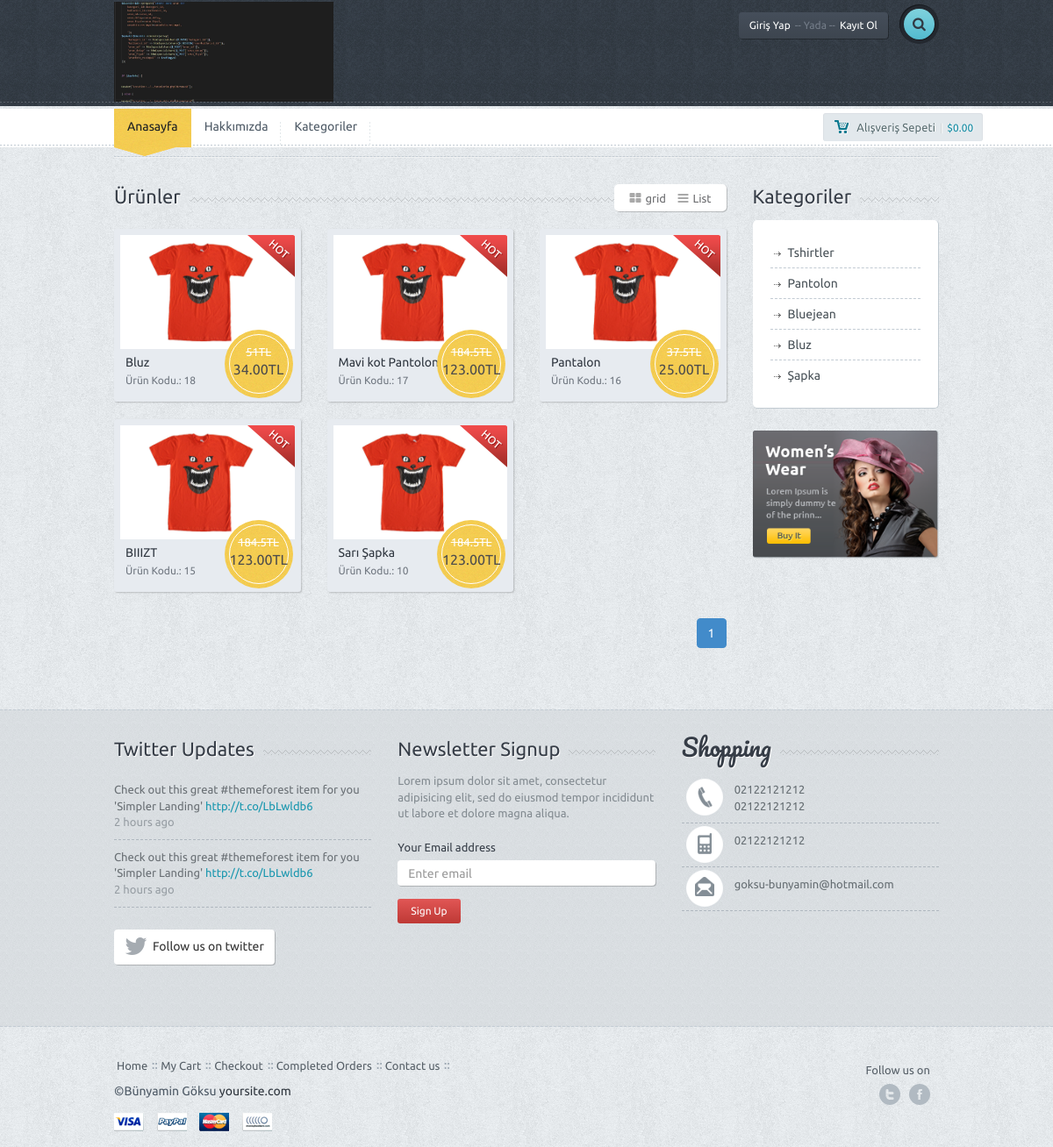
Page /kategoriler on the committed database.
### tables this page shows
CREATE TABLE `ayar` (
  `ayar_id` int(11) NOT NULL,
  `ayar_logo` varchar(250) NOT NULL,
  `ayar_title` varchar(250) NOT NULL,
  `ayar_description` varchar(250) NOT NULL,
  `ayar_keywords` varchar(50) NOT NULL,
  `ayar_author` varchar(50) NOT NULL,
  `ayar_tel` varchar(50) NOT NULL,
  `ayar_gsm` varchar(50) NOT NULL,
  `ayar_faks` varchar(50) NOT NULL,
  `ayar_mail` varchar(50) NOT NULL,
  `ayar_ilce` varchar(50) NOT NULL,
  `ayar_il` varchar(50) NOT NULL,
  `ayar_adres` varchar(250) NOT NULL,
  `ayar_mesai` varchar(250) NOT NULL,
  `ayar_maps` varchar(250) NOT NULL,
  `ayar_analystic` varchar(50) NOT NULL,
  `ayar_zopim` varchar(50) NOT NULL,
  `ayar_facebook` varchar(50) NOT NULL,
  `ayar_twitter` varchar(50) NOT NULL,
  `ayar_google` varchar(50) NOT NULL,
  `ayar_youtube` varchar(50) NOT NULL,
  `ayar_smtphost` varchar(50) NOT NULL,
  `ayar_smtpuser` varchar(50) NOT NULL,
  `ayar_smtppassword` varchar(50) NOT NULL,
  `ayar_smtpport` varchar(50) NOT NULL,
  `ayar_bakim` enum('0','1') NOT NULL DEFAULT '1'
);

CREATE TABLE `menu` (
  `menu_id` int(11) NOT NULL,
  `menu_ust` varchar(50) NOT NULL,
  `menu_ad` varchar(100) NOT NULL,
  `menu_detay` text NOT NULL,
  `menu_url` varchar(250) NOT NULL,
  `menu_sira` int(2) NOT NULL,
  `menu_durum` enum('0','1') NOT NULL,
  `menu_seourl` varchar(250) NOT NULL
);

CREATE TABLE `urun` (
  `urun_id` int(11) NOT NULL,
  `kategori_id` int(11) NOT NULL,
  `urun_zaman` timestamp NOT NULL DEFAULT CURRENT_TIMESTAMP,
  `urun_ad` varchar(250) NOT NULL,
  `urun_seourl` varchar(250) NOT NULL,
  `urun_detay` text NOT NULL,
  `urun_fiyat` float(9,2) NOT NULL,
  `urun_video` varchar(50) NOT NULL,
  `urun_keyword` varchar(250) NOT NULL,
  `urun_stok` int(11) NOT NULL,
  `urun_durum` enum('0','1') NOT NULL,
  `urun_onecikar` enum('0','1') NOT NULL DEFAULT '0'
);

CREATE TABLE `kategori` (
  `kategori_id` int(11) NOT NULL,
  `kategori_ad` varchar(100) NOT NULL,
  `kategori_ust` int(2) NOT NULL,
  `kategori_seourl` varchar(250) NOT NULL,
  `kategori_sira` int(2) NOT NULL,
  `kategori_durum` enum('0','1') NOT NULL DEFAULT '1'
);

### nedmin/production/fonksiyon.php (called while the page is built, shortened)
<?php
function seo($str, $options = array())
{
    $str = mb_convert_encoding((string)$str, 'UTF-8', mb_list_encodings());
    $defaults = array(
        'delimiter' => '-',
        'limit' => null,
        'lowercase' => true,
        'replacements' => array(),
        'transliterate' => true
    );
    $options = array_merge($defaults, $options);
    $str = preg_replace(array_keys($options['replacements']), $options['replacements'], $str);
    if ($options['transliterate']) {
        $str = str_replace(array_keys($char_map), $char_map, $str);
    }
    $str = preg_replace('/[^\p{L}\p{Nd}]+/u', $options['delimiter'], $str);
    $str = preg_replace('/(' . preg_quote($options['delimiter'], '/') . '){2,}/', '$1', $str);
    $str = mb_substr($str, 0, ($options['limit'] ? $options['limit'] : mb_strlen($str, 'UTF-8')), 'UTF-8');
    $str = trim($str, $options['delimiter']);
    return $options['lowercase'] ? mb_strtolower($str, 'UTF-8') : $str;
}
?>

### kategoriler.php (the view, shortened to what this page needs)
<?php include 'header.php'; ?>
<div class="container">
    <div class="lines"></div>
</div>
<div class="container">
    <div class="row">
        <div class="col-md-9">
            <div class="title-bg">
                <div class="title">Ürünler</div>
                <div class="title-nav">
                    <a href="javascript:void(0)"><i class="fa fa-th-large"></i>grid</a>
                    <a href="avascript:void(0)"><i class="fa fa-bars"></i>List</a>
                </div>
            </div>
            <div class="row prdct">
                <?php
                $sayfada =6;
                $sorgu = $db->prepare("select * from kategori");
                $sorgu->execute();
                $toplam_icerik = $sorgu->rowCount();
                $toplam_sayfa = ceil($toplam_icerik / $sayfada);
                $sayfa = isset($_GET['sayfa']) ? (int) $_GET['sayfa'] : 1;
                $limit = ($sayfa - 1) * $sayfada;
                if (isset($_GET['sef'])) {
                    $kategorisor = $db->prepare("SELECT * FROM kategori where kategori_seourl=:seourl");
                    $kategorisor->execute(array(
                        'seourl' => $_GET['sef']
                    ));
                    $kategoricek = $kategorisor->fetch(PDO::FETCH_ASSOC);
                    $kategori_id = $kategoricek['kategori_id'];
                    $urunsor = $db->prepare("SELECT * FROM urun where kategori_id=:kategori_id order by urun_id DESC limit $limit,$sayfada");
                    $urunsor->execute(array(
                        'kategori_id' => $kategori_id
                    ));
                    $say = $urunsor->rowCount();
                } else {
                    $urunsor = $db->prepare("SELECT * FROM urun order by urun_id DESC limit $limit,$sayfada");
                    $urunsor->execute();
                }
                while ($uruncek = $urunsor->fetch(PDO::FETCH_ASSOC)) {
                ?>
                    <div class="col-md-4">
                        <div class="productwrap">
                            <div class="pr-img">
                                <div class="hot"></div>
                                <a href="urun-<?= seo($uruncek["urun_ad"]) . '-' . $uruncek["urun_id"] ?>"><img src="images\sample-3.jpg" alt="" class="img-responsive"></a>
                                <div class="pricetag on-sale">
                                    <div class="inner on-sale"><span class="onsale"><span class="oldprice"><?php echo $uruncek['urun_fiyat'] * 1.50 ?>TL</span><?php echo $uruncek['urun_fiyat'] ?>TL</span></div>
                                </div>
                            </div>
                            <span class="smalltitle"><a href="product.htm"><?php echo $uruncek['urun_ad'] ?></a></span>
                            <span class="smalldesc">Ürün Kodu.: <?php echo $uruncek['urun_id'] ?></span>
                        </div>
                    </div>
                <?php } ?>
                <div align="right" class="col-md-12">
                    <ul class="pagination">
                        <?php
                        $s = 0;
                        while ($s < $toplam_sayfa) {
                            $s++; ?>
                            <?php
                            if ($s == $sayfa) { ?>
                                <li class="active">
                                    <a href="kategoriler?sayfa=<?php echo $s; ?>"><?php echo $s; ?></a>
                                </li>
                            <?php } else { ?>
                                <li>
                                    <a href="kategoriler?sayfa=<?php echo $s; ?>"><?php echo $s; ?></a>
                                </li>
                        <?php   }
                        }
                        ?>
                    </ul>
                </div>
            </div>
        </div>
        <?php include 'sidebar.php' ?>
    </div>
    <div class="spacer"></div>
</div>
<?php include 'footer.php' ?>

### header.php (shortened to what this page needs)
<?php
include 'nedmin/netting/baglan.php';
include 'nedmin/production/fonksiyon.php';
$ayarsor = $db->prepare("SELECT * FROM ayar where ayar_id=:id");
$ayarsor->execute(array(
	'id' => 0
));
$ayarcek = $ayarsor->fetch(PDO::FETCH_ASSOC);
$kullanicisor = $db->prepare("SELECT * FROM kullanici where kullanici_mail=:mail");
$kullanicisor->execute(array(
	'mail' => $_SESSION['userkullanici_mail']
));
$kullanicicek = $kullanicisor->fetch(PDO::FETCH_ASSOC);
?>
<!DOCTYPE html>
<html lang="en">
<head>
	<link href='font-awesome\css\font-awesome.css' rel="stylesheet" type="text/css">
	<link href="bootstrap\css\bootstrap.min.css" rel="stylesheet">
	<link rel="stylesheet" href="style.css">
	<link rel="stylesheet" href="css\owl.carousel.css">
	<link rel="stylesheet" href="css\owl.transitions.css">
	<link rel="stylesheet" type="text/css" href="js\product\jquery.fancybox.css?v=2.1.5" media="screen">
</head>
<body>
	<div id="wrapper">
		<div class="header">
			<div class="container">
				<div class="row">
					<div class="col-xs-6 col-md-4 main-logo">
						<a href="index.php"><img width="250" src="<?php echo $ayarcek['ayar_logo'] ?>" alt="logo" class="logo img-responsive"></a>
					</div>
					<div class="col-md-8">
						<div class="pushright">
							<div class="top">
								<?php
								if (!isset($_SESSION['userkullanici_mail'])) { ?>
									<a href="#" id="reg" class="btn btn-default btn-dark">Giriş Yap<span>-- Yada --</span>Kayıt Ol</a>
								<?php } else { ?>
									<a href="#" class="btn btn-default btn-dark">Hoşgeldin<span>----</span><?php echo $kullanicicek['kullanici_adsoyad'] ?></a>
								<?php   } ?>
								<div class="srch-wrap">
									<a href="#" id="srch" class="btn btn-default btn-search"><i class="fa fa-search"></i></a>
								</div>
							</div>
						</div>
					</div>
				</div>
			</div>
			<div class="dashed"></div>
		</div>
		<div class="main-nav">
			<div class="navbar navbar-default navbar-static-top">
				<div class="container">
					<div class="row">
						<div class="col-md-10">
							<div class="navbar-collapse collapse">
								<ul class="nav navbar-nav">
									<li><a href="index.php" class="active">Anasayfa</a>
										<div class="curve"></div>
									</li>
									<?php
									$menusor = $db->prepare("SELECT * FROM menu where menu_durum=:durum order by menu_sira ASC limit 5");
									$menusor->execute(array(
										'durum' => 1
									));
									while ($menucek = $menusor->fetch(PDO::FETCH_ASSOC)) { ?>
										<li><a href="
									<?php
										if (!empty($menucek['menu_url'])) {
											echo $menucek['menu_url'];
										} else {
											echo "sayfa-" . seo($menucek['menu_ad']);
										}
									?>
									"><?php echo $menucek['menu_ad'] ?></a></li>
									<?php } ?>
								</ul>
							</div>
						</div>
						<div class="col-md-2 machart">
							<button id="popcart" class="btn btn-default btn-chart btn-sm "><span class="mychart">Alışveriş Sepeti</span>|<span class="allprice">$0.00</span></button>
						</div>
					</div>
				</div>
			</div>
		</div>

### sidebar.php
<div class="col-md-3">
	<div class="title-bg">
		<div class="title">Kategoriler</div>
	</div>
	<div class="categorybox">
		<ul>
			<?php
			$kategorisor = $db->prepare("SELECT * FROM kategori order by kategori_sira ASC");
			$kategorisor->execute();
			while ($kategoricek = $kategorisor->fetch(PDO::FETCH_ASSOC)) { ?>
				<li><a href="kategori-<?= seo($kategoricek["kategori_ad"]) ?>"><?php echo $kategoricek['kategori_ad'] ?></a></li>
			<?php } ?>
		</ul>
	</div>
	<div class="ads">
		<a href="product.htm"><img src="images\ads.png" class="img-responsive" alt=""></a>
	</div>
</div>

### footer.php (shortened to what this page needs)
<div class="f-widget">
		<div class="container">
			<div class="row">
				<div class="col-md-4">
					<div class="title-widget-bg">
						<div class="title-widget">Twitter Updates</div>
					</div>
					<ul class="tweets">
						<li>Check out this great #themeforest item for you
						'Simpler Landing' <a href="#">http://t.co/LbLwldb6 </a>
						<span>2 hours ago</span></li>
						<li class="lastone">Check out this great #themeforest item for you
						'Simpler Landing' <a href="#">http://t.co/LbLwldb6 </a>
						<span>2 hours ago</span></li>
					</ul>
					<a href="#" class="btn btn-default btn-follow"><i class="fa fa-twitter fa-2x"></i><div>Follow us on twitter</div></a>
				</div>
				<div class="col-md-4">
					<div class="title-widget-bg">
						<div class="title-widget">Newsletter Signup</div>
					</div>
					<div class="newsletter">
						<p>
							Lorem ipsum dolor sit amet, consectetur adipisicing elit, sed do eiusmod tempor incididunt ut labore et dolore magna aliqua.
						</p>
						<form role="form">
							<div class="form-group">
								<label>Your Email address</label>
								<input type="email" class="form-control newstler-input" id="exampleInputEmail1" placeholder="Enter email">
								<button class="btn btn-default btn-red btn-sm">Sign Up</button>
							</div>
						</form>
					</div>
				</div>
				<div class="col-md-4">
					<div class="title-widget-bg">
						<div class="title-widget-cursive">Shopping</div>
					</div>
					<ul class="contact-widget">
						<li class="fphone"><?php echo $ayarcek['ayar_tel'] ?><br><?php echo $ayarcek['ayar_faks'] ?></li>
						<li class="fmobile"><?php echo $ayarcek['ayar_gsm'] ?><br></li>
						<li class="fmail lastone"><?php echo $ayarcek['ayar_mail'] ?><br></li>
					</ul>
				</div>
			</div>
			<div class="spacer"></div>
		</div>
	</div>
	<div class="footer">
		<div class="container">
			<div class="row">
				<div class="col-md-9">
					<ul class="footermenu">
						<li><a href="index-1.htm">Home</a></li>
						<li><a href="cart.htm">My Cart</a></li>
						<li><a href="checkout.htm">Checkout</a></li>
						<li><a href="order.htm">Completed Orders</a></li>
						<li><a href="contact.htm">Contact us</a></li>
					</ul>
					<div class="f-credit">&copy;<?php echo $ayarcek['ayar_author'] ?> <a href="#">yoursite.com</a></div>
					<a href=""><div class="payment visa"></div></a>
					<a href=""><div class="payment paypal"></div></a>
					<a href=""><div class="payment mc"></div></a>
					<a href=""><div class="payment nh"></div></a>
				</div>
				<div class="col-md-3">
					<div class="followon">Follow us on</div>
					<div class="fsoc">
						<a href="http://<?php echo $ayarcek['ayar_twitter'] ?>" class="ftwitter">twitter</a>
						<a href="http://<?php echo $ayarcek['ayar_facebook'] ?>" class="ffacebook">facebook</a>
					</div>
					<div class="clearfix"></div>
				</div>
			</div>
		</div>
	</div>
	</div>
  </body>
</html>

### rows in the picture
ayar: ayar_logo (picture), ayar_tel "02122121212", ayar_faks "02122121212", ayar_gsm "02122121212", ayar_mail "goksu-bunyamin@hotmail.com", ayar_author "Bünyamin Göksu"
menu: menu_ad "Hakkımızda"
menu: menu_ad "Kategoriler"
urun: $uruncek['urun_fiyat']*1.50 "51", urun_fiyat "34.00", urun_ad "Bluz", urun_id "18"
urun: $uruncek['urun_fiyat']*1.50 "184.5", urun_fiyat "123.00", urun_ad "Mavi kot Pantolon", urun_id "17"
urun: $uruncek['urun_fiyat']*1.50 "37.5", urun_fiyat "25.00", urun_ad "Pantalon", urun_id "16"
urun: $uruncek['urun_fiyat']*1.50 "184.5", urun_fiyat "123.00", urun_ad "BIIIZT", urun_id "15"
urun: $uruncek['urun_fiyat']*1.50 "184.5", urun_fiyat "123.00", urun_ad "Sarı Şapka", urun_id "10"
kategori: kategori_ad "Tshirtler"
kategori: kategori_ad "Pantolon"
kategori: kategori_ad "Bluejean"
kategori: kategori_ad "Bluz"
kategori: kategori_ad "Şapka"
